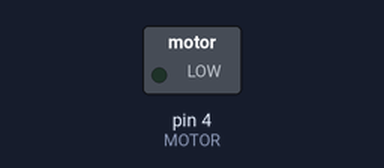
A sketch run on a simulated Arduino Uno, built with avr-gcc and run on an emulated ATmega328P. Shown: switched loads named in the sketch (green lamp = pin HIGH).

Above: at 0.1 s.
At 127.9 s:
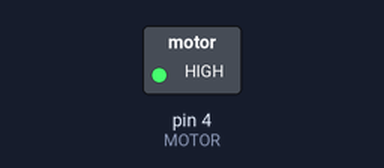
Timing chart, 0 to 129.4 s (numbered marks = the images above):
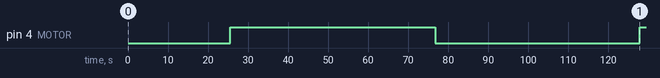

The sketch:

PWM_MOTOR_Control.ino
```cpp
int MOTOR=4;

void setup() {
 pinMode(MOTOR,OUTPUT);

}

void loop() {
  for(int i=0;i<256;i++)
  {
    analogWrite(MOTOR,i);
    delay(200);
  }

  for(int i=255;i>0;i--)
  {
    analogWrite(MOTOR,i);
    delay(200);
  }

}
```

Measured:
- by itself, pin 4 (MOTOR): LOW → HIGH at 25.6 s, → LOW 51.2 s later, → HIGH 51.0 s later
